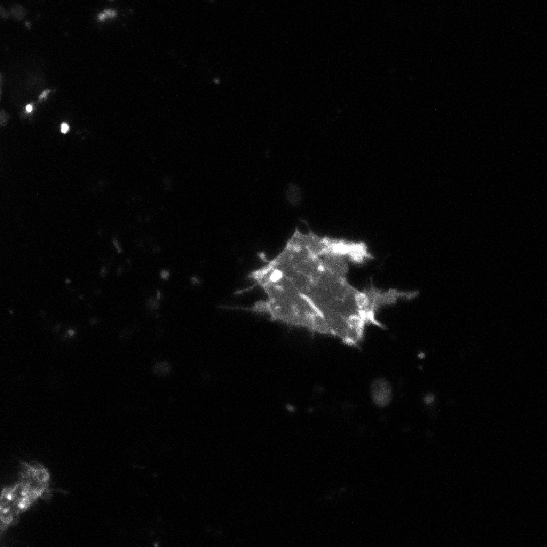
#> input picture dataset/images/108.tif, 1093 x 1093 px, given in place of 1.tif, which was not available (shown at 1/2 size)
$ jupyter execute --allow-errors ToolsEvaluaztion.ipynb   (text cells are left out)
#> lines starting #> are read from the running program, lines starting #| are printed output that depends on the picture; after the words box and inside, x2 and y2 are one past the last pixel; in counts of white or black regions, pixels touching at a corner belong together; pictures that were not available may be replaced by others from this repository, and a replacement may not be noted
#> further down, img is the input picture: shape (1093, 1093, 3); min 0, max 255, mean 7.6
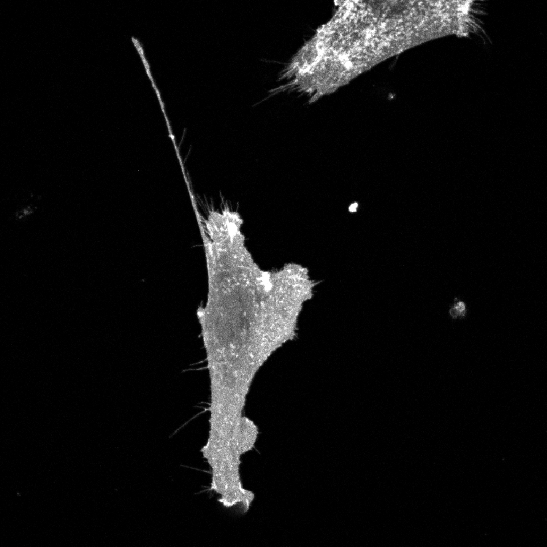
#> input picture dataset/images/11.tif, 1093 x 1093 px, given in place of 1.tif, which was not available (shown at 1/2 size)
#> further down, mask is the input picture: shape (1093, 1093, 3); min 0, max 255, mean 15
#> `img = resize(img, (IMG_HEIGHT, IMG_WIDTH), mode='constant', preserve_r..`:
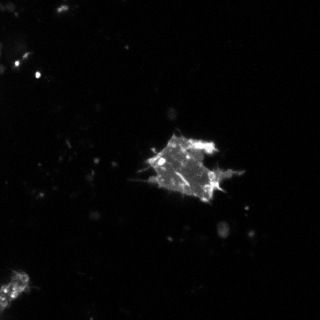
#> img: shape (320, 320) float64; min 0.0334, max 255, mean 7.6
#> `mask = (mask > 0.80) * 255`:
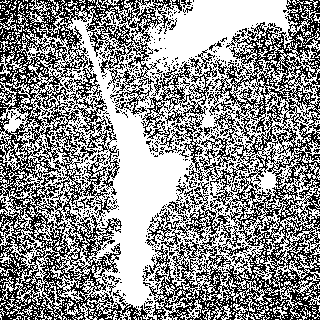
#> mask: shape (320, 320) int64; 57% white; black in thin lines or dots
[cell 1]
from PIL import Image
import numpy as np
import matplotlib.pyplot as plt
import cv2
import skimage.measure
from collections import Counter
from skimage.morphology import thin
from skimage.transform import resize
import skimage
import os
import copy
from scipy import ndimage as ndi

plt.rcParams["figure.figsize"] = (10,10)

# [48 lines left out: functions pad_images_to_same_size, clean_names, not called in this run]

[cell 2]
# [53 lines left out: functions triangle_th, triangle_threshold, not called in this run]

[cell 3]
# [34 lines left out: function image_split, not called in this run]

[cell 4]
def find_branchpoints(skeleton):
    #skeleton = skeleton.astype(int)
    return find_endpoints(skeleton) - 2

# [64 lines left out: functions find_endpoints, detect_fused, not called in this run]

[cell 5]
# [31 lines left out: function FiloDetect, not called in this run]

[cell 6]
def adjust_gamma(image, gamma=1.0):
        # build a lookup table mapping the pixel values [0, 255] to
        # their adjusted gamma values
        invGamma = 1.0 / gamma
        table = np.array([((l / 255.0) ** invGamma) * 255 for l in np.arange(0, 256)]).astype("uint8")
        # apply gamma correction using the lookup table
        #print(type(image[0,0]))
        return cv2.LUT(image.astype(np.uint8), table)

[cell 7]
def FiloAnalyzer_full(img, threshold_method, erosion, dilation, filopodia_area_threshold, gamma, sigma, structuring_element, aspect_ratio):
#> called with threshold_method = 'triangle', erosion = 16, dilation = 16, filopodia_area_threshold = 30, gamma = 1, sigma = 1, structuring_element = 2, aspect_ratio = 0.7
        threshold_image = 150

        # automatic selection of cell and nuclues channel
        if len(img.shape) > 2:
            body = img[:,:,0]
        else:
            body = img
        body[body < 0.3 * np.mean((body))] = 0
        body = adjust_gamma(body, gamma=gamma)

        if threshold_method == "automatic":
            test = copy.copy(body)
            test2 = copy.copy(body)
            body = cv2.adaptiveThreshold(test, 255, cv2.ADAPTIVE_THRESH_MEAN_C, cv2.THRESH_BINARY, 655, 5)
            body = cv2.morphologyEx(body, cv2.MORPH_ERODE, cv2.getStructuringElement(cv2.MORPH_ELLIPSE, (5, 5)))
            body = ndi.binary_fill_holes(body).astype(np.uint8)
            x, _ = cv2.findContours(body, cv2.RETR_EXTERNAL, cv2.CHAIN_APPROX_NONE)
            body = np.zeros_like(body)
            for i in x:
                mom = cv2.moments(i)
                area = mom['m00']
                if area > 10000 and area < 2000000:
                    cv2.drawContours(body, [i], -1, (255, 144, 255), -1)

        elif threshold_method == "triangle":
            test2 = copy.copy(body)
            hist = np.histogram(body.ravel(), bins=256, range=(0.0, 255))
            ret, body = cv2.threshold(body, threshold_image, 255, cv2.THRESH_BINARY + cv2.THRESH_TRIANGLE)
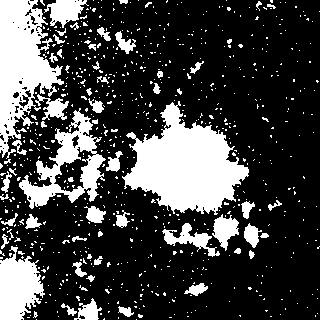
#> body: shape (320, 320); 25.9% white; 753 white regions (694 under 20 px), largest, box (x1, y1, x2, y2) and area: (122, 101, 249, 215) 7849, (0, 0, 64, 159) 5301, (19, 108, 106, 209) 2989
#> ret = 2
            s = hist[0][int(ret):int(ret) + 12]
#> s = [24447, 9533, 3421, 1915, 1180, 865, 691, 527, 414, 343, 330, 274]
            s[np.where(s == 0)] = np.max(s)
            t = np.argmin(s) + int(ret)
#> t = 13
            ret, body = cv2.threshold(test2, t, 255, cv2.THRESH_BINARY)
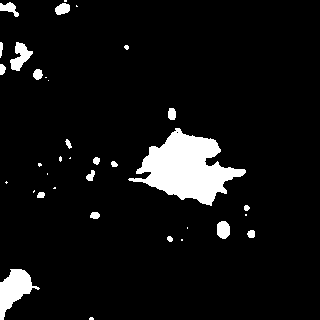
#> body: shape (320, 320); 6.9% white; 35 white regions (16 under 20 px), largest, box (x1, y1, x2, y2) and area: (128, 128, 246, 206) 4540, (0, 269, 40, 320) 965, (10, 42, 33, 71) 339
#> ret = 13
            body = ndi.binary_fill_holes(body).astype(np.uint8)
#> body: shape (320, 320); values 0 (black) and 1 (white), 6.9% white; 35 white regions (16 under 20 px), largest, box (x1, y1, x2, y2) and area: (128, 128, 246, 206) 4541, (0, 269, 40, 320) 965, (10, 42, 33, 71) 339

        else:
            ret, body = cv2.threshold(body, threshold_image, 255, cv2.THRESH_BINARY)

        thresholded_image = body.copy()


        # EROSION AND DILATION TODO provare anche morph_rect?
        nucleus = cv2.morphologyEx(body, cv2.MORPH_ERODE, cv2.getStructuringElement(structuring_element, (erosion, erosion)))
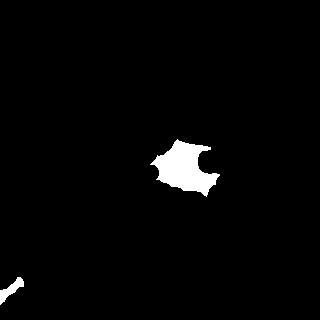
#> nucleus: shape (320, 320); values 0 (black) and 1 (white), 2.3% white; 2 white regions, box (x1, y1, x2, y2) and area: (150, 139, 220, 197) 2115, (0, 277, 24, 305) 254
        nucleus = cv2.morphologyEx(nucleus, cv2.MORPH_DILATE, cv2.getStructuringElement(structuring_element, (dilation, dilation)))
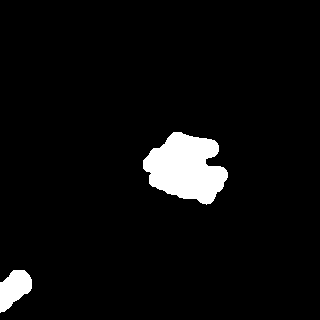
#> nucleus: shape (320, 320); values 0 (black) and 1 (white), 4.9% white; 2 white regions, box (x1, y1, x2, y2) and area: (143, 132, 228, 205) 4113, (0, 270, 32, 313) 887
        body[nucleus != 0] = 0
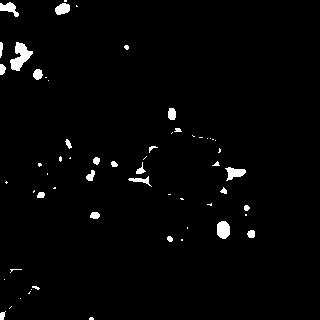
#> body: shape (320, 320); values 0 (black) and 1 (white), 2% white; 60 white regions (35 under 20 px)

        opened_image = body.copy()

        # EXTRACT ONLY BIGGEST AND ELONGATED CONTOURS
        result = np.zeros_like(body)
        x, _ = cv2.findContours(body.astype(np.uint8), cv2.RETR_EXTERNAL, cv2.CHAIN_APPROX_NONE)
#> x = 60 contours, 38 with area under 20; largest, box (x1, y1, x2, y2) and area: (10, 42, 33, 71) 296, (217, 221, 230, 239) 172, (225, 167, 246, 181) 138, (0, 2, 19, 17) 118, (55, 3, 70, 15) 116
        for i in x:
            moments = cv2.moments(i)
            area = moments['m00']
            if area > filopodia_area_threshold and area < 200000:
                if moments['m00'] != 0.0:
                    ellip = cv2.fitEllipse(i)
                    (_, axes, _) = ellip
                    major_axis = max(axes)
                    minor_axis = min(axes)
                    if np.sqrt(1 - (minor_axis * minor_axis) / (major_axis * major_axis)) > aspect_ratio: # 0.7
                        cv2.drawContours(result, [i], -1, 1, -1)
#> this loop made 60 passes
#> (area, ellip, major_axis, minor_axis) on passes 12, 14, 16, 26, 28, 29, 31, 34, 49, 52, 53: (41, ((250.9, 233.6), (7.23, 7.57), 21.27), 7.57, 7.23), (172.5, ((222.9, 229.4), (12.71, 17.47), 175.7), 17.47, 12.71), (44.5, ((94.56, 215), (6.36, 9.34), 88.68), 9.34, 6.36), (61.5, ((140.8, 180.6), (9.63, 20.49), 98.43), 20.49, 9.63), (47, ((90.2, 175.7), (6.47, 11.44), 29.28), 11.44, 6.47), (138, ((232.7, 172.8), (11.35, 22.61), 81.31), 22.61, 11.35), (33.5, ((140.4, 169), (7.92, 11.02), 19.55), 11.02, 7.92), (32.5, ((96.02, 160.3), (6.2, 7.08), 13.14), 7.08, 6.2), (68, ((171.5, 113.6), (7.46, 12.01), 177.5), 12.01, 7.46), (67.5, ((37.39, 73.95), (8.74, 10.16), 10.8), 10.16, 8.74), (39, ((2.09, 68.74), (5.24, 11.1), 3.03), 11.1, 5.24)
#> area on passes 2, 11, 17, 21, 23, 33: 25, 20, 20, 30, 20, 23
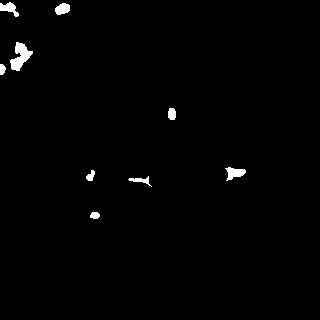
#> result: shape (320, 320); values 0 (black) and 1 (white), 1.1% white; 9 white regions, largest, box (x1, y1, x2, y2) and area: (10, 42, 33, 71) 339, (225, 167, 246, 181) 166, (0, 2, 19, 17) 145
#> `mask = (mask > 50) * 255`:
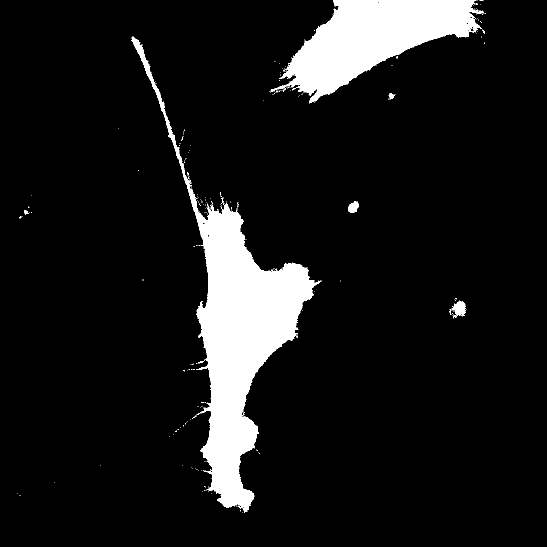
#> mask: shape (1093, 1093) int64 (shown at 1/2 size); 9.4% white; 248 white regions (239 under 20 px), largest, box (x1, y1, x2, y2) and area: (263, 73, 643, 1026) 70307, (541, 0, 968, 207) 40492, (903, 601, 932, 636) 558

        return thresholded_image, opened_image, result

[cell 8]
IOUs, DICEs, PRECISIONs, RECALLs, F1SCOREs, MSEs = [],[],[],[],[],[]
filo_N_diffs, filo_N_abs_diffs, filo_len_diffs, filo_len_abs_diffs = [],[],[],[]
single_filo_N_diff, single_filo_N_abs_diff, merged_filo_N_diff, merged_filo_N_abs_diff = [],[],[],[]
img_directory = r'C:\Users\ricca\Desktop\Thesis\data\imagesStdNames'
mask_directory = r'C:\Users\ricca\Desktop\Thesis\data\masksStdNames'
#os.makedirs(r"C:\Users\ricca\Desktop\Thesis\data\FiloAnalyzerTUNED320")
plt.rcParams["figure.figsize"] = (15,15)

IMG_HEIGHT, IMG_WIDTH = 320, 320

#> (the rest of this cell did not finish here and is left out)

[cell 9]
# [28 lines left out: functions iou, dice, precision, recall, f1_score, not called in this run]

def mse(prediction, true_mask):
    mse_score = np.mean((prediction - true_mask) ** 2)
    return mse_score

def num_filopodia_blobs(mask):
    return skimage.measure.label(mask)

# [19 lines left out: function num_filopodia_demerged, not called in this run]

def filopodia_length_sum(mask):
    return np.count_nonzero(thin(mask))

[cell 10]
img_directory = r'C:\Users\ricca\Desktop\Thesis\data\imagesStdNames'
masks_directory = r'C:\Users\ricca\Desktop\Thesis\data\masksStdNames'
X, Y = [], []
#> (the rest of this cell did not finish here and is left out)

[cell 11]
import cv2

[cell 12]
import itertools
import multiprocessing

param_grid = {
    'threshold_method': ["triangle"],
    'erosion': [18, 19, 20, 21, 22],
    'dilation': [18, 19, 20, 21, 22],
    'filopodia_area_threshold': [20, 30, 40],
    'gamma': [1],
    'sigma': [1],
    'structuring_element': [cv2.MORPH_ELLIPSE],
    'aspect_ratio': [0.6, 0.7, 0.8]
}
#> param_grid = {'threshold_method': ['triangle'], 'erosion': [18, 19, 20, 21, 22], 'dilation': [18, 19, 20, 21, 22], 'filopodia_area_threshold': [20, 30, 40], 'gamma': [1], 'sigma': [1], 'structuring_element': [2], 'aspect_ratio': [0.6, 0.7, 0.8]}
param_combinations = list(itertools.product(*param_grid.values()))
#> param_combinations = 225 items
print("EXAMINING", len(param_combinations), "CONFIGURATIONS")
#| EXAMINING 225 CONFIGURATIONS
IOUs = np.array([0] * len(param_combinations), dtype=np.float32)
#> IOUs = 225 values from 0 to 0

#> (the rest of this cell did not finish here and is left out)
